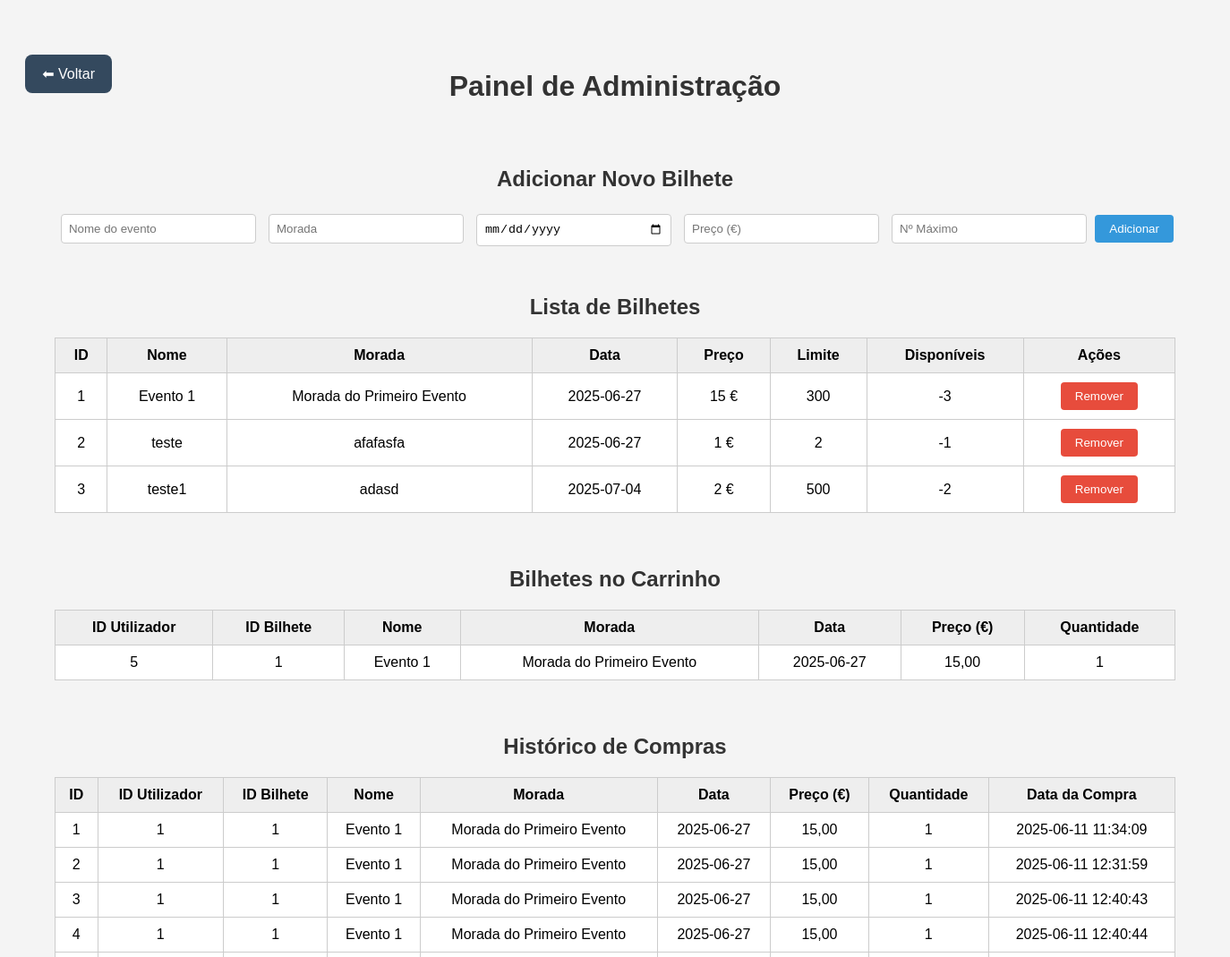
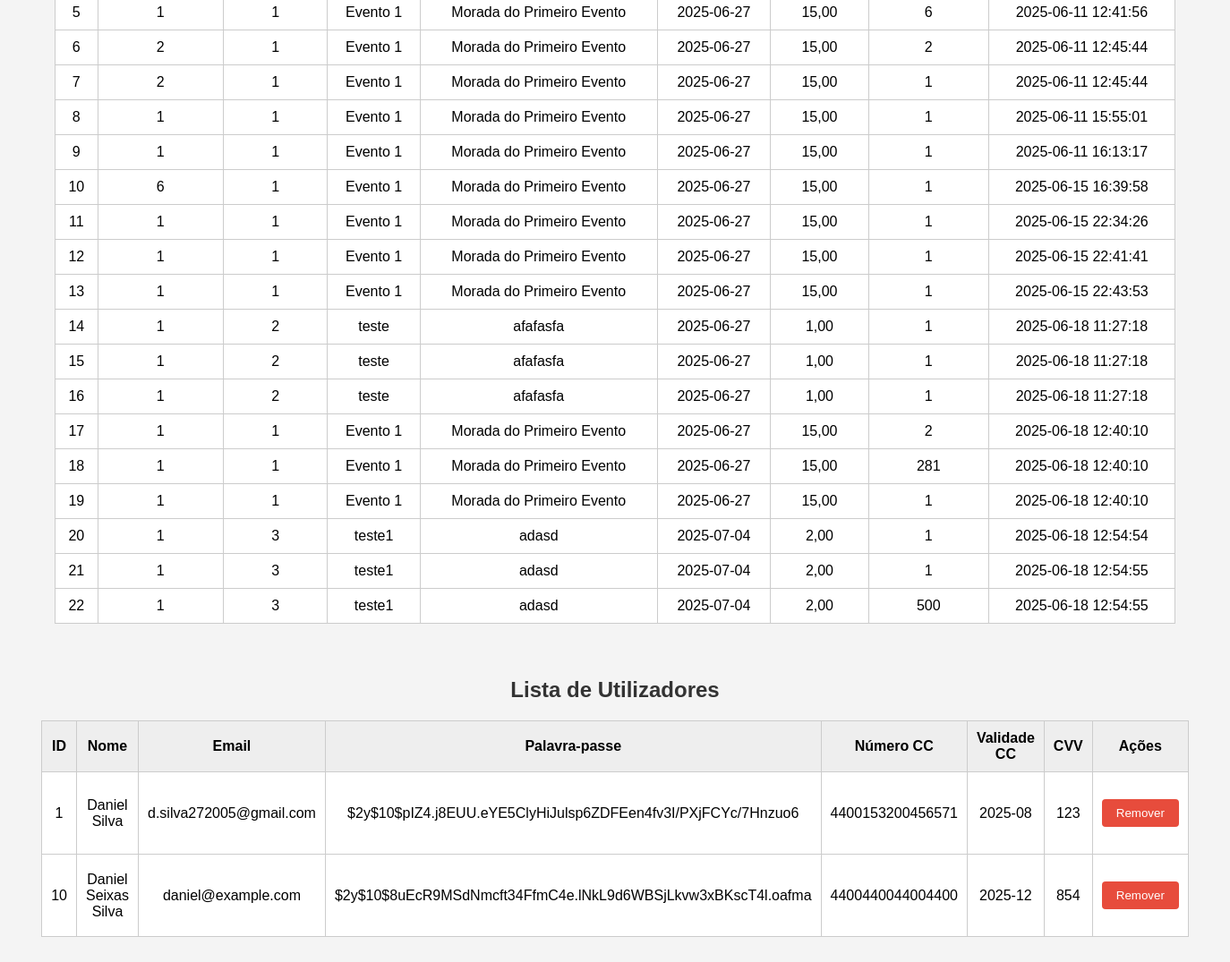
Before: /WebSite/admin_page.php with the older database file (2 pictures, top to bottom).
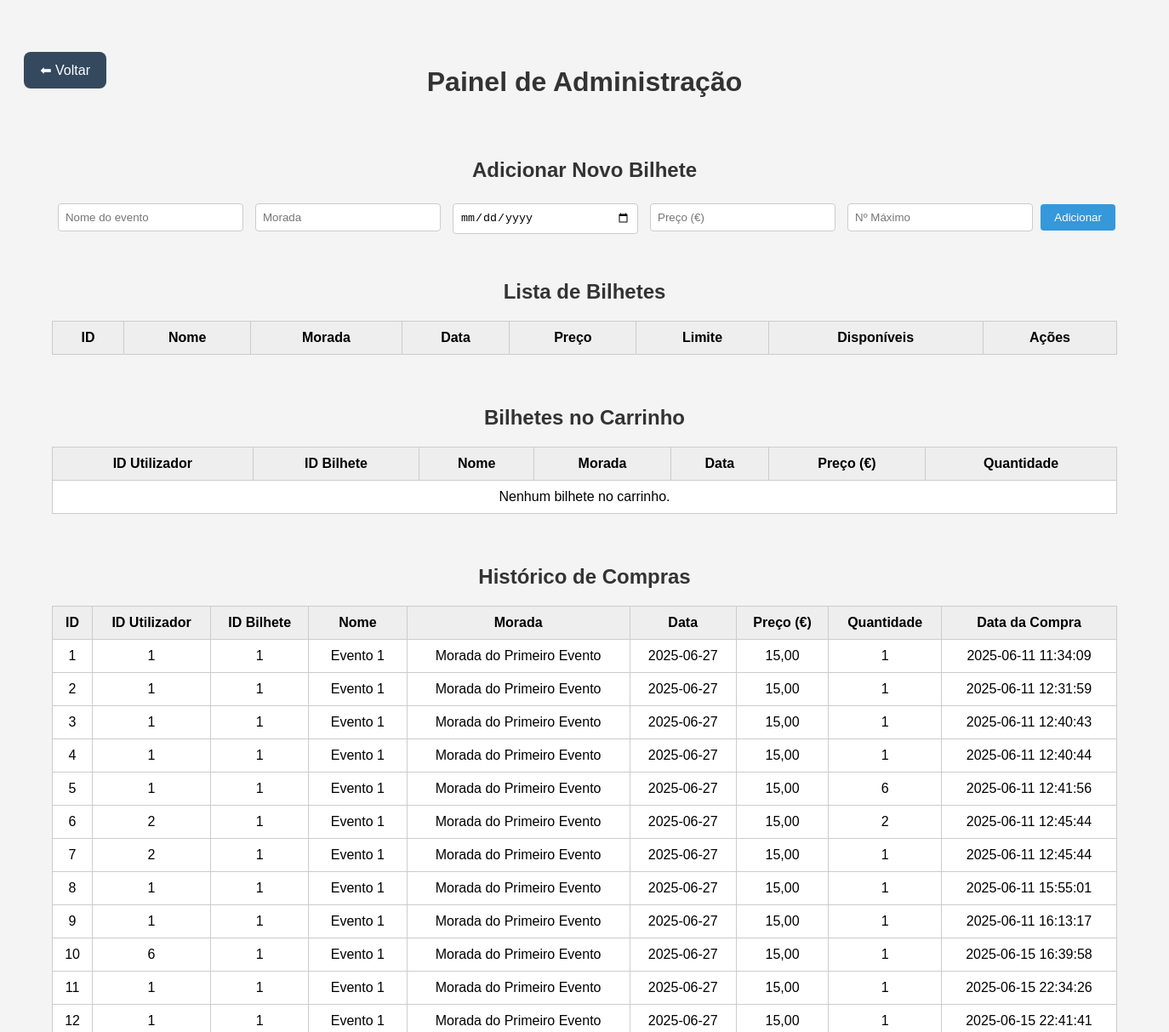
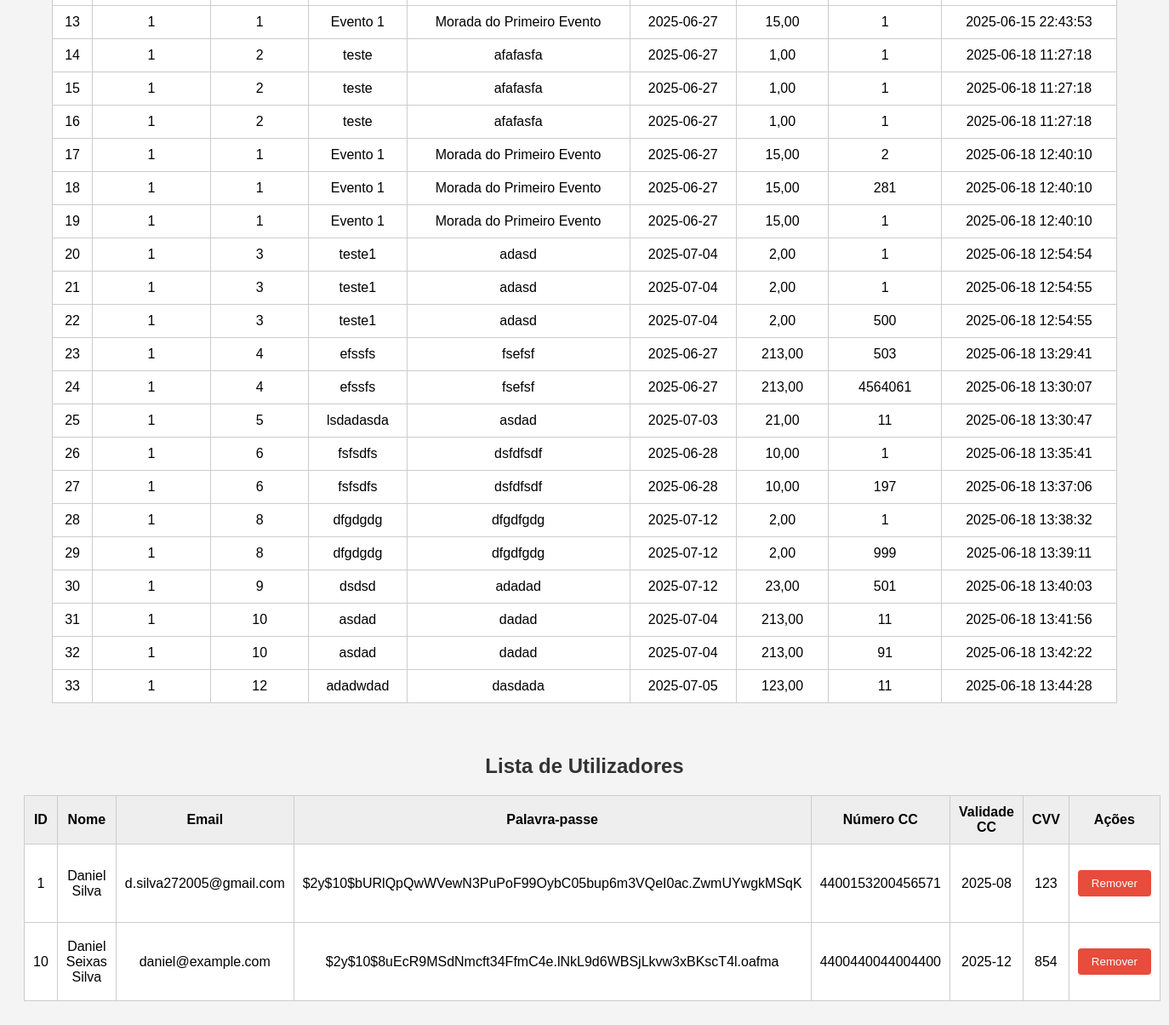
After: the same page with the newer database file (2 pictures, top to bottom).
### tables this page shows
CREATE TABLE lista_bilhetes (
        id INTEGER PRIMARY KEY AUTOINCREMENT,
        nome TEXT NOT NULL,
        morada TEXT NOT NULL,
        dia TEXT NOT NULL,
        preco REAL NOT NULL,
        limite INTEGER,
        disponiveis INTEGER
    );

CREATE TABLE historico (
        id INTEGER PRIMARY KEY AUTOINCREMENT,
        user_id INTEGER,
        id_bilhete INTEGER,
        nome TEXT NOT NULL,
        morada TEXT NOT NULL,
        dia TEXT NOT NULL,
        preco REAL NOT NULL,
        quantidade INTEGER,
        data_compra TEXT
    );

CREATE TABLE dados_cliente (
        user_id INTEGER PRIMARY KEY AUTOINCREMENT,
        nome TEXT NOT NULL,
        email TEXT NOT NULL,
        palavrapasse TEXT NOT NULL,
        num_cc INTEGER,
        validade_cc TEXT NOT NULL,
        cvv_cc INTEGER
    );

### WebSite/admin_page.php (the view, shortened to what the changed rows need)
<?php
$db = new SQLite3('../DataBase/venda_bilhetes.db');
$bilhetes = [];
$result = $db->query("SELECT * FROM lista_bilhetes");
while ($row = $result->fetchArray(SQLITE3_ASSOC)) {
    $bilhetes[] = $row;
}
$bilhetes_carrinho = [];
$resultCarrinho = $db->query("
    SELECT c.user_id, c.id_bilhete, c.quantidade, lb.nome, lb.morada, lb.dia, lb.preco
    FROM carrinhos c
    JOIN lista_bilhetes lb ON c.id_bilhete = lb.id
    ORDER BY c.user_id
");
while ($row = $resultCarrinho->fetchArray(SQLITE3_ASSOC)) {
    $bilhetes_carrinho[] = $row;
}
$historico = [];
$resultHistorico = $db->query("SELECT * FROM historico");
while ($row = $resultHistorico->fetchArray(SQLITE3_ASSOC)) {
    $historico[] = $row;
}
$utilizadores = [];
$resultUsers = $db->query("SELECT * FROM dados_cliente");
while ($row = $resultUsers->fetchArray(SQLITE3_ASSOC)) {
    $utilizadores[] = $row;
}
?>
<!DOCTYPE html>
<html lang="pt">
<head>
</head>
<body>
    <div class="header">
        <h1>Painel de Administração</h1>
    </div>
<section id="gestao-bilhetes">
    <h2>Adicionar Novo Bilhete</h2>
    <h2>Lista de Bilhetes</h2>
    <table>
        <tr>
            <th>ID</th>
            <th>Nome</th>
            <th>Morada</th>
            <th>Data</th>
            <th>Preço</th>
            <th>Limite</th>
            <th>Disponíveis</th>
            <th>Ações</th>
        </tr>
        <?php foreach ($bilhetes as $bilhete): ?>
        <tr>
            <td><?= $bilhete['id'] ?></td>
            <td><?= htmlspecialchars($bilhete['nome']) ?></td>
            <td><?= htmlspecialchars($bilhete['morada']) ?></td>
            <td><?= $bilhete['dia'] ?></td>
            <td><?= $bilhete['preco'] ?> €</td>
            <td><?= $bilhete['limite'] ?></td>
            <td><?= $bilhete['disponiveis'] ?></td>
            <td>
                <form method="POST" style="display:inline;" onsubmit="return confirm('Remover este bilhete?');">
                    <button class="remove" type="submit">Remover</button>
                </form>
            </td>
        </tr>
        <?php endforeach; ?>
    </table>
</section>
<section id="bilhetes-carrinho">
    <h2>Bilhetes no Carrinho</h2>
    <table>
        <thead>
            <tr>
                <th>ID Utilizador</th>
                <th>ID Bilhete</th>
                <th>Nome</th>
                <th>Morada</th>
                <th>Data</th>
                <th>Preço (€)</th>
                <th>Quantidade</th>
            </tr>
        </thead>
        <tbody>
            <?php if (empty($bilhetes_carrinho)): ?>
                <tr><td colspan="7">Nenhum bilhete no carrinho.</td></tr>
            <?php else: ?>
                <?php foreach ($bilhetes_carrinho as $bilhete): ?>
                    <tr>
                        <td><?= htmlspecialchars($bilhete['user_id']) ?></td>
                        <td><?= htmlspecialchars($bilhete['id_bilhete']) ?></td>
                        <td><?= htmlspecialchars($bilhete['nome']) ?></td>
                        <td><?= htmlspecialchars($bilhete['morada']) ?></td>
                        <td><?= htmlspecialchars($bilhete['dia']) ?></td>
                        <td><?= number_format($bilhete['preco'], 2, ',', '.') ?></td>
                        <td><?= htmlspecialchars($bilhete['quantidade']) ?></td>
                    </tr>
                <?php endforeach; ?>
            <?php endif; ?>
        </tbody>
    </table>
</section>
<section id="historico">
    <h2>Histórico de Compras</h2>
    <table>
        <tr>
            <th>ID</th>
            <th>ID Utilizador</th>
            <th>ID Bilhete</th>
            <th>Nome</th>
            <th>Morada</th>
            <th>Data</th>
            <th>Preço (€)</th>
            <th>Quantidade</th>
            <th>Data da Compra</th>
        </tr>
        <?php foreach ($historico as $compra): ?>
        <tr>
            <td><?= $compra['id'] ?></td>
            <td><?= htmlspecialchars($compra['user_id']) ?></td>
            <td><?= htmlspecialchars($compra['id_bilhete']) ?></td>
            <td><?= htmlspecialchars($compra['nome']) ?></td>
            <td><?= htmlspecialchars($compra['morada']) ?></td>
            <td><?= htmlspecialchars($compra['dia']) ?></td>
            <td><?= number_format($compra['preco'], 2, ',', '.') ?></td>
            <td><?= htmlspecialchars($compra['quantidade']) ?></td>
            <td><?= htmlspecialchars($compra['data_compra']) ?></td>
        </tr>
        <?php endforeach; ?>
    </table>
</section>
<section id="utilizadores">
    <h2>Lista de Utilizadores</h2>
    <table>
        <tr>
            <th>ID</th>
            <th>Nome</th>
            <th>Email</th>
            <th>Palavra-passe</th>
            <th>Número CC</th>
            <th>Validade CC</th>
            <th>CVV</th>
            <th>Ações</th>
        </tr>
        <?php foreach ($utilizadores as $utilizador): ?>
        <tr>
            <td><?= htmlspecialchars($utilizador['user_id']) ?></td>
            <td><?= htmlspecialchars($utilizador['nome']) ?></td>
            <td><?= htmlspecialchars($utilizador['email']) ?></td>
            <td><?= htmlspecialchars($utilizador['palavrapasse']) ?></td>
            <td><?= htmlspecialchars($utilizador['num_cc']) ?></td>
            <td><?= htmlspecialchars($utilizador['validade_cc']) ?></td>
            <td><?= htmlspecialchars($utilizador['cvv_cc']) ?></td>
            <td>
                <form method="POST" onsubmit="return confirm('Tem a certeza que quer remover este utilizador?');">
                    <button class="remove" type="submit" name="remover_utilizador">Remover</button>
                </form>
            </td>
        </tr>
        <?php endforeach; ?>
    </table>
</section>
</body>
</html>

Changed rows visible on the page:
removed lista_bilhetes: id "1", nome "Evento 1", morada "Morada do Primeiro Evento", dia "2025-06-27", preco "15", limite "300", disponiveis "-3"
removed lista_bilhetes: id "2", nome "teste", morada "afafasfa", dia "2025-06-27", preco "1", limite "2", disponiveis "-1"
removed lista_bilhetes: id "3", nome "teste1", morada "adasd", dia "2025-07-04", preco "2", limite "500", disponiveis "-2"
added historico: id "23", user "1", id_bilhete "4", nome "efssfs", morada "fsefsf", dia "2025-06-27", preco "213,00", quantidade "503", data_compra "2025-06-18 13:29:41"
added historico: id "24", user "1", id_bilhete "4", nome "efssfs", morada "fsefsf", dia "2025-06-27", preco "213,00", quantidade "4564061", data_compra "2025-06-18 13:30:07"
added historico: id "25", user "1", id_bilhete "5", nome "lsdadasda", morada "asdad", dia "2025-07-03", preco "21,00", quantidade "11", data_compra "2025-06-18 13:30:47"
added historico: id "26", user "1", id_bilhete "6", nome "fsfsdfs", morada "dsfdfsdf", dia "2025-06-28", preco "10,00", quantidade "1", data_compra "2025-06-18 13:35:41"
added historico: id "27", user "1", id_bilhete "6", nome "fsfsdfs", morada "dsfdfsdf", dia "2025-06-28", preco "10,00", quantidade "197", data_compra "2025-06-18 13:37:06"
added historico: id "28", user "1", id_bilhete "8", nome "dfgdgdg", morada "dfgdfgdg", dia "2025-07-12", preco "2,00", quantidade "1", data_compra "2025-06-18 13:38:32"
added historico: id "29", user "1", id_bilhete "8", nome "dfgdgdg", morada "dfgdfgdg", dia "2025-07-12", preco "2,00", quantidade "999", data_compra "2025-06-18 13:39:11"
added historico: id "30", user "1", id_bilhete "9", nome "dsdsd", morada "adadad", dia "2025-07-12", preco "23,00", quantidade "501", data_compra "2025-06-18 13:40:03"
added historico: id "31", user "1", id_bilhete "10", nome "asdad", morada "dadad", dia "2025-07-04", preco "213,00", quantidade "11", data_compra "2025-06-18 13:41:56"
added historico: id "32", user "1", id_bilhete "10", nome "asdad", morada "dadad", dia "2025-07-04", preco "213,00", quantidade "91", data_compra "2025-06-18 13:42:22"
added historico: id "33", user "1", id_bilhete "12", nome "adadwdad", morada "dasdada", dia "2025-07-05", preco "123,00", quantidade "11", data_compra "2025-06-18 13:44:28"
changed dados_cliente "Daniel Silva": palavrapasse "$2y$10$pIZ4.j8EUU.eYE5ClyHiJulsp6ZDFEen4fv3I/PXjFCYc/7Hnzuo6" → "$2y$10$bURlQpQwWVewN3PuPoF99OybC05bup6m3VQeI0ac.ZwmUYwgkMSqK"
Other visible differences:
text now shown: "Nenhum bilhete no carrinho."
list line gone: "5 1 Evento 1 Morada do Primeiro Evento 2025-06-27 15,00 1"
